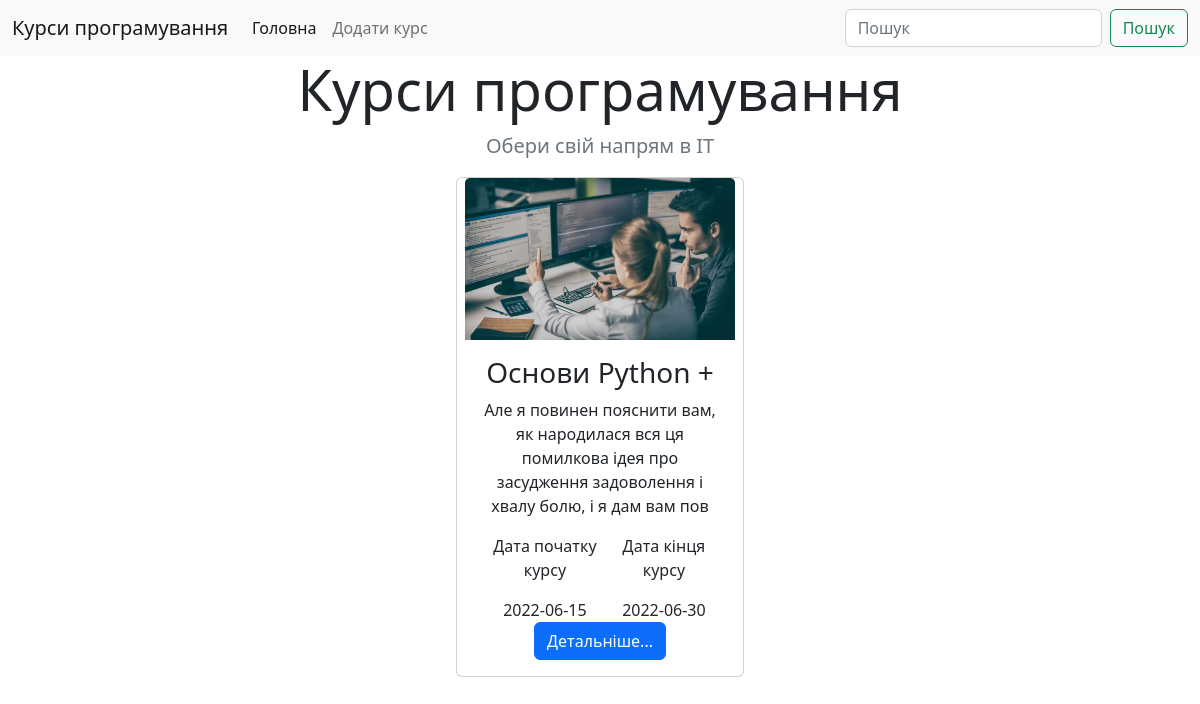
Before: / with the older database file.
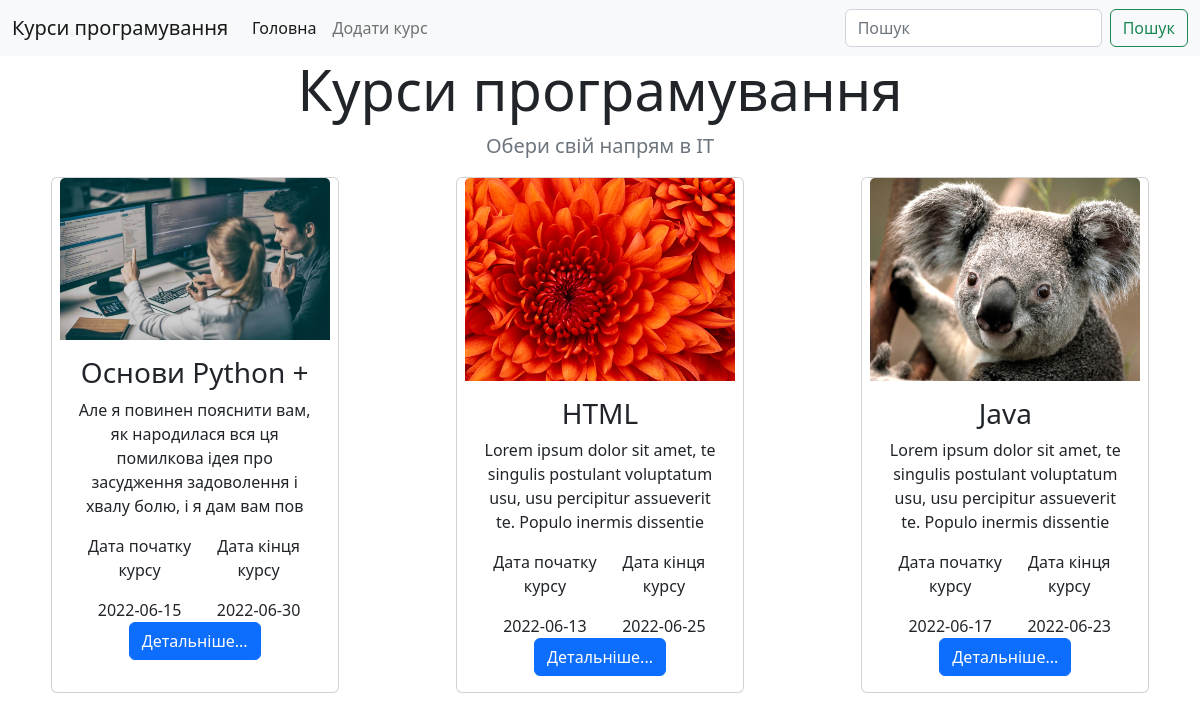
After: the same page with the newer database file.
### app.py (models this page shows, shortened)
class Course(db.Model):
    course_id = db.Column(db.Integer, primary_key=True)
    course_name = db.Column(db.String(200), unique=True, nullable=False)
    description = db.Column(db.Text, unique=True, nullable=False)
    start_data = db.Column(db.Date,  nullable=False)
    finish_data = db.Column(db.Date, nullable=False)
    photo_src = db.Column(db.String(100))

### app.py (the view, shortened to what this page needs)
@app.route('/', methods=['GET'])
def courses():
    all_courses = Course.query.all()
    search = request.args.get('search')
    return render_template('courses.html', x=all_courses)

### templates/courses.html (shortened to what this page needs)
<!DOCTYPE html>
<html lang="en">
<head>
    <link href="https://cdn.jsdelivr.net/npm/bootstrap@5.2.0-beta1/dist/css/bootstrap.min.css" rel="stylesheet">
</head>
<body>
    <nav class="navbar navbar-expand-lg bg-light">
        <div class="container-fluid">
          <a class="navbar-brand" href="/">Курси програмування</a>
          <div class="collapse navbar-collapse" id="navbarSupportedContent">
            <ul class="navbar-nav me-auto mb-2 mb-lg-0">
              <li class="nav-item">
                <a class="nav-link active" aria-current="page" href="/">Головна</a>
              </li>
              <li class="nav-item">
                <a class="nav-link" href="/add_courses">Додати курс</a>
              </li>
            </ul>
            <form class="d-flex" role="search" method="get" action="#">
              <input name='search' class="form-control me-2" type="search" placeholder="Пошук" aria-label="Search">
              <button class="btn btn-outline-success" type="submit">Пошук</button>
            </form>
          </div>
        </div>
    </nav>
    <h1 class = "display-4 fw-normal text-center">Курси програмування</h1>
    <p class="fs-5 text-muted text-center">Обери свій напрям в IT</p>
    <section class="row row-cols-1 row-cols-sm-2 row-cols-md-3 g-3 d-flex justify-content-around flex-wrap">
        {% for item in x %}
        <div class="card text-center" style="width: 18rem;">
            <a href="/course/{{item.course_id}}"><img src="{{item.photo_src}}" class="card-img-top" alt="..."></a>
            <div class="card-body">
                <h3 class="card-text">{{item.course_name}}</h3>
                <p class="card-text">{{item.description[:120]}}</p>
                <div class="d-flex justify-content-around">
                    <div class="text-center">
                      <p>Дата початку курсу</p>
                      <p class="card-text ">{{item.start_data}}</p>
                    </div>
                    <div class="text-center">
                      <p>Дата кінця курсу</p>
                      <p class="card-text ">{{item.finish_data}}</p>
                    </div>
                  </div>
                <a href="/course/{{item.course_id}}" class="btn btn-primary">Детальніше...</a>
            </div>
        </div>
        {% endfor %}
    </section>
</body>
</html>

Changed rows visible on the page:
added Course: shows a picture, course_name "HTML", description "Lorem ipsum dolor sit amet, te singulis postulant voluptatum usu, usu percipitur assueverit te. Populo inermis dissentie", start_data "2022-06-13", finish_data "2022-06-25"
added Course: shows a picture, course_name "Java", description "Lorem ipsum dolor sit amet, te singulis postulant voluptatum usu, usu percipitur assueverit te. Populo inermis dissentie", start_data "2022-06-17", finish_data "2022-06-23"
